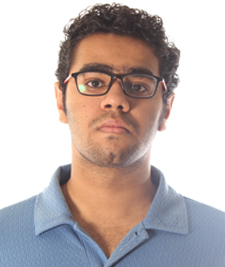
#> input picture 1370_7.jpg, 225 x 267 px
$ python imageoperations.py
#> lines starting #> are read from the running program, lines starting #| are printed output that depends on the picture; after the words box and inside, x2 and y2 are one past the last pixel; in counts of white or black regions, pixels touching at a corner belong together
import cv2
import numpy as np

img = cv2.imread('1370_7.jpg', cv2.IMREAD_COLOR)
#> img is the input picture: shape (267, 225, 3); mean B, G, R 180.8, 182.6, 193.8

px = img[55, 55]
#> px = [255, 255, 255]
img[55, 55] = [255, 255, 255]
print(px)  # white pixel
#| [255 255 255]

roi = img[100:150, 100:150] = [255, 255, 255]  # region of image is now all white
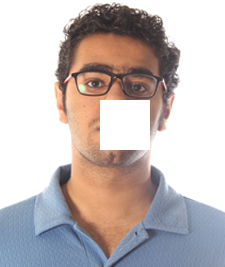
#> img: shape (267, 225, 3); 4.16% of pixels changed, all inside (x1, y1, x2, y2) = (100, 100, 150, 150)

sub_image = img[37:111, 107:194]
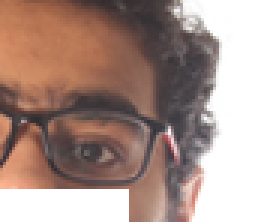
#> sub_image: shape (74, 87, 3) (shown 3 times larger); mean B, G, R 135.6, 144.2, 168.6
img[0:74, 0:87] = sub_image
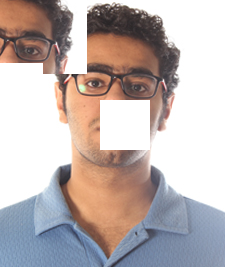
#> img: shape (267, 225, 3); 9.67% of pixels changed, all inside (x1, y1, x2, y2) = (0, 0, 87, 74)

cv2.imshow('image', img)
cv2.waitKey(0)
cv2.destroyAllWindows()

$ run again, with corner-detection.jpg copied over 1370_7.jpg
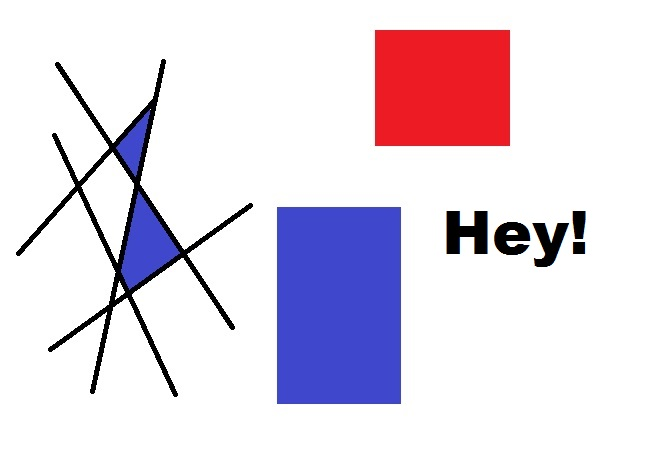
#> input picture corner-detection.jpg, 653 x 457 px
#> img is the input picture: shape (457, 653, 3); mean B, G, R 229.7, 216.9, 227
#> px = [255, 255, 255]
#| [255 255 255]
#> `sub_image = img[37:111, 107:194]`:
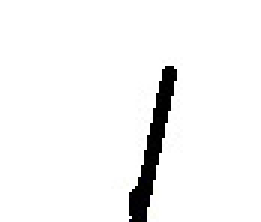
#> sub_image: shape (74, 87, 3) (shown 3 times larger); mean B, G, R 243.8, 243.8, 243.8
#> `img[0:74, 0:87] = sub_image`:
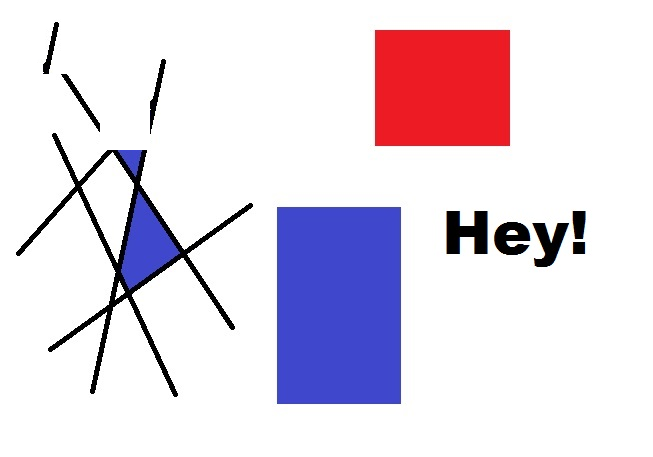
#> img: shape (457, 653, 3); mean B, G, R 230.1, 217.5, 227.6
